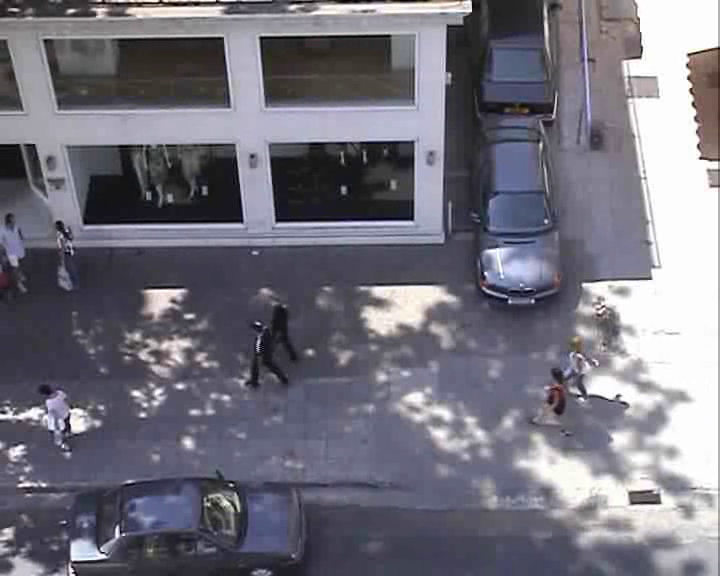
#> input picture zara1-20.png, 720 x 576 px
$ python zara1-FrameWiseControlStopPed.py
#> lines starting #> are read from the running program, lines starting #| are printed output that depends on the picture
import numpy as np
import matplotlib.pyplot as plt

### Zara1 Stop Ped 20th second ###

# 0.0 speed
xSpeed01 = np.asarray([255, 234, 215, 195, 188, 189, 191, 192, 193, 193, 193])
ySpeed01 = np.asarray([353, 350, 347, 346, 345, 345, 344, 344, 343, 343, 343])

# 0.9 speed
#xSpeed02 = np.asarray([255, 235, 215, 195, 169, 140, 109, 78, 47, 16, -15, -46])
#ySpeed02 = np.asarray([353, 350, 348, 347, 346, 346, 346, 346, 346, 347, 347, 347])

# GT speed
xSpeedGT = np.asarray([255, 236, 215, 192, 169, 146, 124, 104, 84, 65, 50, 35])
ySpeedGT = np.asarray([352, 347, 342, 341, 340, 339, 338, 335, 331, 329, 330, 332])


plt.plot(xSpeed01,ySpeed01,zorder=1, color='red', label='0.0', linewidth=3, linestyle='--')
plt.plot(xSpeedGT,ySpeedGT,zorder=1, color='blue', label='GT', linewidth=3, linestyle='--')
#plt.plot(xSpeed02,ySpeed02,zorder=1, color='yellow', label='0.9', linewidth=3, linestyle='--')

plt.plot(xSpeed01[-1],ySpeed01[-1],zorder=1, marker='>', color='red', linewidth=2)
plt.plot(xSpeedGT[-1],ySpeedGT[-1],zorder=1, marker='>', color='blue', linewidth=2)

plt.legend()
plt.xticks([])
plt.yticks([])
ext = [0, 576, 0.00, 720]
img = plt.imread("../zara1-20.png")
#> img is the input picture: shape (576, 720, 3) float32; mean R, G, B 0.453, 0.445, 0.489
plt.imshow(img, zorder=0)
plt.show()
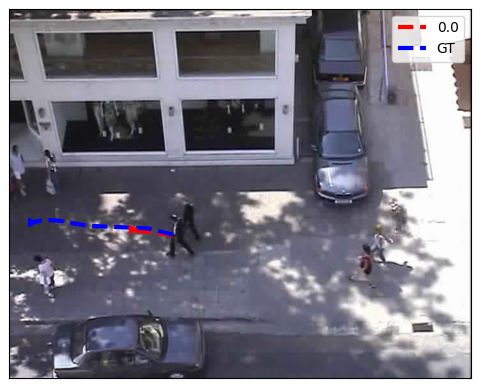
#> figure drawn by matplotlib, 1 panel

$ run again, with zara1-105.png copied over zara1-20.png
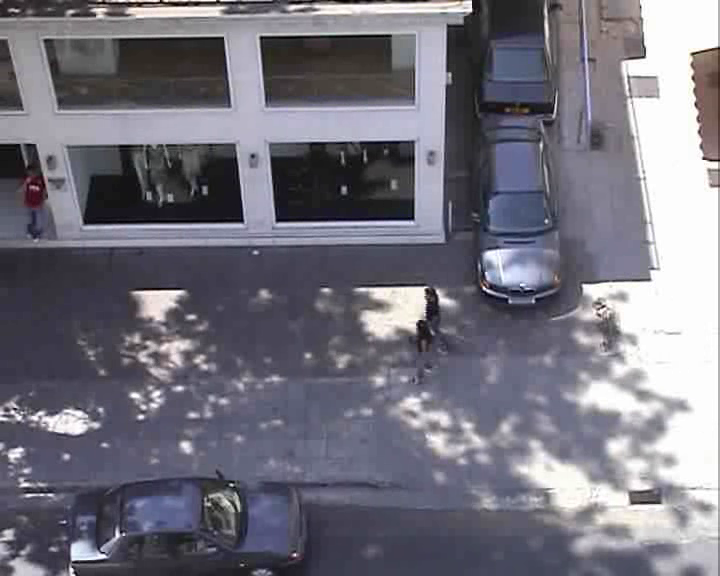
#> input picture zara1-105.png, 720 x 576 px
#> img is the input picture: shape (576, 720, 3) float32; mean R, G, B 0.457, 0.45, 0.493
#> `plt.show()`:
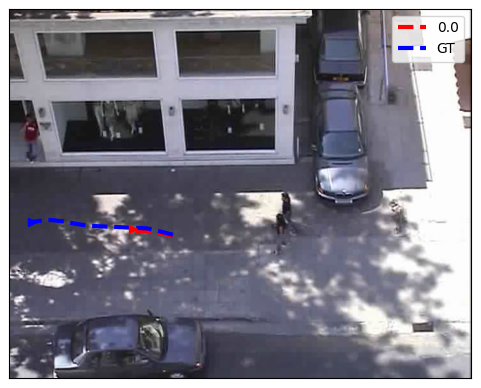
#> figure drawn by matplotlib, 1 panel
